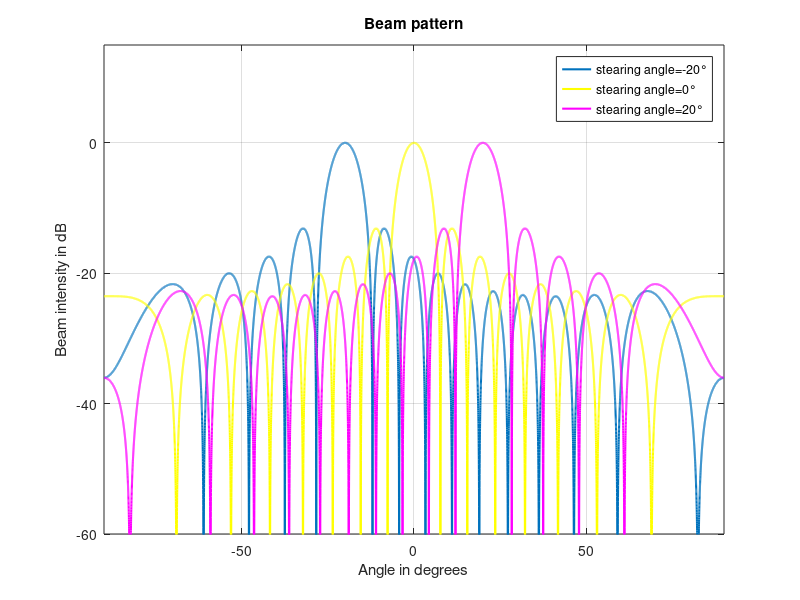

Write the MATLAB code that produced this figure.
stear1=-20; %steering angle in degrees
stear2=0;
stear3=20;
deg2rad=pi/180;
stang1=stear1*deg2rad;
stang2=stear2*deg2rad;
stang3=stear3*deg2rad;
R=30;
f=100000;
c=1480;
lamda=c/f;
d=lamda/2;
N=15;
n=0:N-1;
rho_deg=-90:0.01:90;
rho=rho_deg*deg2rad;
sinerho=sin(rho');
part2=2*pi*d*n/lamda;
Q=exp(j*sinerho*part2);
y1= exp(j*sin(stang1)*part2); %-40
B1=(Q*y1')/N;
y2= exp(j*sin(stang2)*part2); %0
B2=(Q*y2')/N;
y3=exp(j*sin(stang3)*part2); %20
B3=(Q*y3')/N;
gn1=20*log10(abs(B1));
gn2=20*log10(abs(B2));
gn3=20*log10(abs(B3));
figure(1);
plot(rho_deg,gn1,'linewidth',1.5');
hold on;
plot(rho_deg,gn2,'y','linewidth',1.5'); 
hold on;
plot(rho_deg,gn3,'m','linewidth',1.5'); 
hold on;
grid;
axis([-90 90 -60 15])
title('Beam pattern');
xlabel('Angle in degrees');
ylabel('Beam intensity in dB');
legend('stearing angle=-20°','stearing angle=0°','stearing angle=20°')
